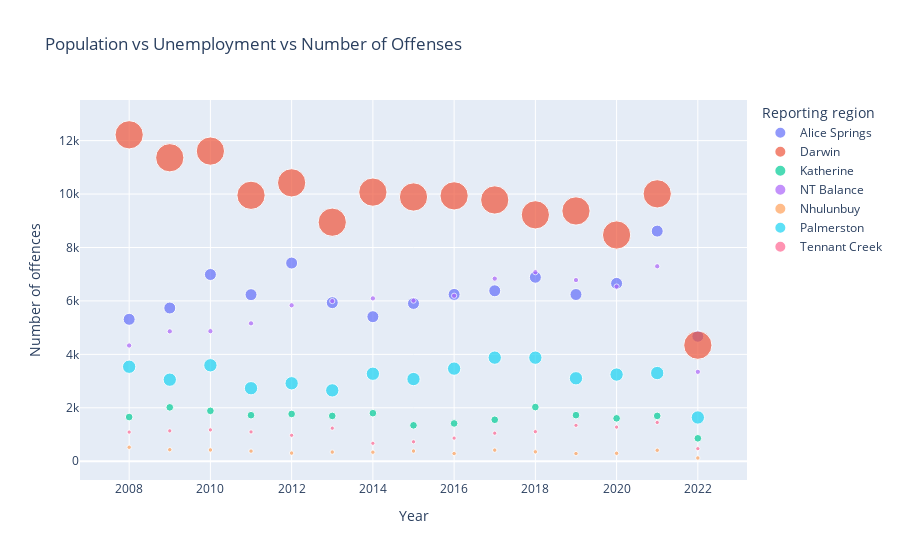

The notebook cell this image was saved under:
### Code cell
{
    "tags": [
        "remove-input"
    ]
}

px.scatter(region_population_unemployment_df, x = 'Year', y = 'Number of offences', size = 'population', color = 'Reporting region', title = 'Population vs Unemployment vs Number of Offenses' )

### Figure 1 — Plotly figure (JSON) as saved in the notebook; plotly's stock layout.template omitted (floating-point values rounded to 4 significant figures)
{"data": [{"hovertemplate": "Reporting region=Alice Springs<br>Year=%{x}<br>Number of offences=%{y}<br>population=%{marker.size}<extra></extra>", "legendgroup": "Alice Springs", "marker": {"color": "#636efa", "size": [23736, 23736, 23736, 23736, 23736, 23736, 23736, 23736, 23736, 23736, 23736, 23736, 23736, 23736, 23736], "sizemode": "area", "sizeref": 330.1, "symbol": "circle"}, "mode": "markers", "name": "Alice Springs", "orientation": "v", "showlegend": true, "type": "scatter", "x": [2008, 2009, 2010, 2011, 2012, 2013, 2014, 2015, 2016, 2017, 2018, 2019, 2020, 2021, 2022], "xaxis": "x", "y": [5312, 5735, 6989, 6235, 7418, 5935, 5410, 5907, 6244, 6379, 6887, 6240, 6657, 8613, 4678], "yaxis": "y"}, {"hovertemplate": "Reporting region=Darwin<br>Year=%{x}<br>Number of offences=%{y}<br>population=%{marker.size}<extra></extra>", "legendgroup": "Darwin", "marker": {"color": "#EF553B", "size": [132045, 132045, 132045, 132045, 132045, 132045, 132045, 132045, 132045, 132045, 132045, 132045, 132045, 132045, 132045], "sizemode": "area", "sizeref": 330.1, "symbol": "circle"}, "mode": "markers", "name": "Darwin", "orientation": "v", "showlegend": true, "type": "scatter", "x": [2008, 2009, 2010, 2011, 2012, 2013, 2014, 2015, 2016, 2017, 2018, 2019, 2020, 2021, 2022], "xaxis": "x", "y": [12218, 11359, 11609, 9954, 10420, 8947, 10073, 9891, 9933, 9780, 9223, 9368, 8468, 10009, 4343], "yaxis": "y"}, {"hovertemplate": "Reporting region=Katherine<br>Year=%{x}<br>Number of offences=%{y}<br>population=%{marker.size}<extra></extra>", "legendgroup": "Katherine", "marker": {"color": "#00cc96", "size": [9717, 9717, 9717, 9717, 9717, 9717, 9717, 9717, 9717, 9717, 9717, 9717, 9717, 9717, 9717], "sizemode": "area", "sizeref": 330.1, "symbol": "circle"}, "mode": "markers", "name": "Katherine", "orientation": "v", "showlegend": true, "type": "scatter", "x": [2008, 2009, 2010, 2011, 2012, 2013, 2014, 2015, 2016, 2017, 2018, 2019, 2020, 2021, 2022], "xaxis": "x", "y": [1654, 2017, 1886, 1723, 1769, 1696, 1799, 1344, 1415, 1552, 2027, 1725, 1606, 1697, 858], "yaxis": "y"}, {"hovertemplate": "Reporting region=NT Balance<br>Year=%{x}<br>Number of offences=%{y}<br>population=%{marker.size}<extra></extra>", "legendgroup": "NT Balance", "marker": {"color": "#ab63fa", "size": [4576, 4576, 4576, 4576, 4576, 4576, 4576, 4576, 4576, 4576, 4576, 4576, 4576, 4576, 4576], "sizemode": "area", "sizeref": 330.1, "symbol": "circle"}, "mode": "markers", "name": "NT Balance", "orientation": "v", "showlegend": true, "type": "scatter", "x": [2008, 2009, 2010, 2011, 2012, 2013, 2014, 2015, 2016, 2017, 2018, 2019, 2020, 2021, 2022], "xaxis": "x", "y": [4332, 4861, 4868, 5161, 5837, 5995, 6096, 6012, 6194, 6835, 7076, 6781, 6538, 7297, 3346], "yaxis": "y"}, {"hovertemplate": "Reporting region=Nhulunbuy<br>Year=%{x}<br>Number of offences=%{y}<br>population=%{marker.size}<extra></extra>", "legendgroup": "Nhulunbuy", "marker": {"color": "#FFA15A", "size": [3240, 3240, 3240, 3240, 3240, 3240, 3240, 3240, 3240, 3240, 3240, 3240, 3240, 3240, 3240], "sizemode": "area", "sizeref": 330.1, "symbol": "circle"}, "mode": "markers", "name": "Nhulunbuy", "orientation": "v", "showlegend": true, "type": "scatter", "x": [2008, 2009, 2010, 2011, 2012, 2013, 2014, 2015, 2016, 2017, 2018, 2019, 2020, 2021, 2022], "xaxis": "x", "y": [523, 432, 422, 379, 305, 343, 339, 381, 288, 416, 352, 286, 297, 411, 121], "yaxis": "y"}, {"hovertemplate": "Reporting region=Palmerston<br>Year=%{x}<br>Number of offences=%{y}<br>population=%{marker.size}<extra></extra>", "legendgroup": "Palmerston", "marker": {"color": "#19d3f3", "size": [29346, 29346, 29346, 29346, 29346, 29346, 29346, 29346, 29346, 29346, 29346, 29346, 29346, 29346, 29346], "sizemode": "area", "sizeref": 330.1, "symbol": "circle"}, "mode": "markers", "name": "Palmerston", "orientation": "v", "showlegend": true, "type": "scatter", "x": [2008, 2009, 2010, 2011, 2012, 2013, 2014, 2015, 2016, 2017, 2018, 2019, 2020, 2021, 2022], "xaxis": "x", "y": [3537, 3053, 3591, 2733, 2918, 2652, 3275, 3076, 3467, 3878, 3876, 3105, 3244, 3301, 1638], "yaxis": "y"}, {"hovertemplate": "Reporting region=Tennant Creek<br>Year=%{x}<br>Number of offences=%{y}<br>population=%{marker.size}<extra></extra>", "legendgroup": "Tennant Creek", "marker": {"color": "#FF6692", "size": [2991, 2991, 2991, 2991, 2991, 2991, 2991, 2991, 2991, 2991, 2991, 2991, 2991, 2991, 2991], "sizemode": "area", "sizeref": 330.1, "symbol": "circle"}, "mode": "markers", "name": "Tennant Creek", "orientation": "v", "showlegend": true, "type": "scatter", "x": [2008, 2009, 2010, 2011, 2012, 2013, 2014, 2015, 2016, 2017, 2018, 2019, 2020, 2021, 2022], "xaxis": "x", "y": [1091, 1136, 1173, 1097, 971, 1238, 672, 729, 865, 1050, 1107, 1344, 1277, 1451, 470], "yaxis": "y"}], "layout": {"legend": {"itemsizing": "constant", "title": {"text": "Reporting region"}, "tracegroupgap": 0}, "title": {"text": "Population vs Unemployment vs Number of Offenses"}, "xaxis": {"anchor": "y", "domain": [0, 1], "title": {"text": "Year"}}, "yaxis": {"anchor": "x", "domain": [0, 1], "title": {"text": "Number of offences"}}}}
